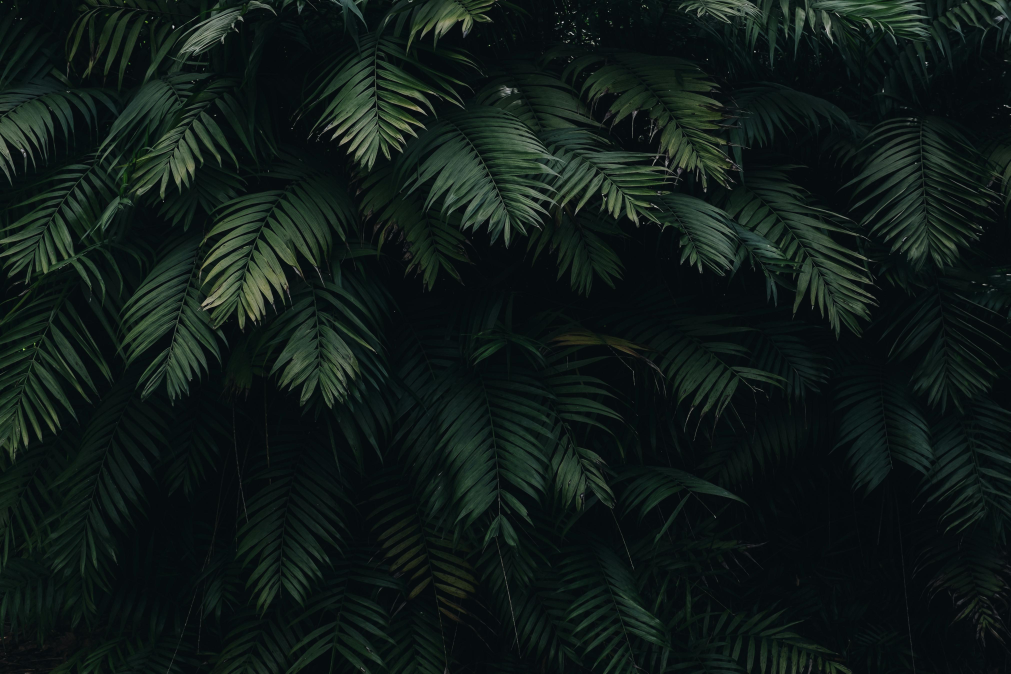
#> input picture mixed-media/images/pexels-catiamatos-1072179.jpg, 4042 x 2695 px (shown at 1/4 size)
$ python export_logo_raster.py --src ../mixed-media/images/pexels-catiamatos-1072179.jpg --out out
#> lines starting #> are read from the running program, lines starting #| are printed output that depends on the picture
#!/usr/bin/env python3

"""
Export rasterized logo assets (PNG squares, PDF at specified DPI, and raster EPS)
from a source image without any hardcoded paths.

Usage examples:

    1) Basic export (default sizes 256,512,1024,2048 and PDF at 300 DPI):

         python3 scripts/export_logo_raster.py \
             --src /path/to/logo.png \
             --out /path/to/exports

    2) Custom base name, sizes, and PDF DPI:

         python3 scripts/export_logo_raster.py \
             --src ./logo.png \
             --out ./out \
             --name brandmark \
             --sizes 128,256,512 \
             --pdf-dpi 300

Notes:
- No hardcoded paths; you must provide --src and --out.
- Requires Pillow: pip install pillow
- PNG exports preserve aspect ratio and are padded to square with transparent background.
- EPS export is raster-only (RGB, no alpha channel).
"""

import argparse
from PIL import Image
from pathlib import Path
from typing import List


def parse_args() -> argparse.Namespace:
    parser = argparse.ArgumentParser(
        description="Export rasterized logo assets at multiple sizes, plus PDF (300 DPI) and EPS."
    )
    parser.add_argument(
        "--src",
        required=True,
        type=Path,
        help="Path to source logo image (PNG recommended).",
    )
    parser.add_argument(
        "--out",
        required=True,
        type=Path,
        help="Output directory to write exported assets.",
    )
    parser.add_argument(
        "--name",
        required=False,
        help="Base name to use for output files (default: derived from source filename).",
    )
    parser.add_argument(
        "--sizes",
        required=False,
        default="256,512,1024,2048",
        help="Comma-separated square sizes for PNG exports (default: 256,512,1024,2048).",
    )
    parser.add_argument(
        "--pdf-dpi",
        type=int,
        default=300,
        help="DPI for PDF export (default: 300).",
    )
    return parser.parse_args()


def parse_sizes(s: str) -> List[int]:
#> called with s = '256,512,1024,2048'
    vals = []
    for part in s.split(","):
        part = part.strip()
        if not part:
            continue
        try:
            vals.append(int(part))
        except ValueError:
            raise SystemExit(f"Invalid size value: {part}")
    if not vals:
        raise SystemExit("No valid sizes provided.")
    return vals


def main() -> int:
    args = parse_args()

    src_png: Path = args.src
    out_dir: Path = args.out
    out_dir.mkdir(parents=True, exist_ok=True)

    if not src_png.exists():
        print("Source image not found:", src_png)
        return 1

    base_name = args.name if args.name else src_png.stem
    sizes = parse_sizes(args.sizes)

    # Load source image (prefer RGBA for transparent canvas handling)
    img = Image.open(src_png).convert("RGBA")

    # Generate square PNGs with transparent padding
    for size in sizes:
        w, h = img.size
        if w >= h:
            new_w = size
            new_h = int(size * h / w)
        else:
            new_h = size
            new_w = int(size * w / h)

        resized = img.resize((new_w, new_h), Image.LANCZOS)
        out_png = out_dir / f"{base_name}_{size}x{size}.png"

        # create square canvas with transparent background
        canvas = Image.new("RGBA", (size, size), (255, 255, 255, 0))
        canvas.paste(resized, ((size - new_w) // 2, (size - new_h) // 2), resized)
        canvas.save(out_png)
        print("Saved", out_png)
#> this loop made 4 passes
#> pass 1, in main, `resized = img.resize((new_w, new_h), Image.LANCZOS)`:
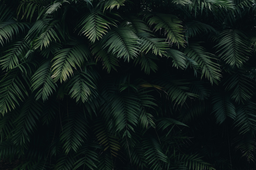
#> resized: PIL image 256x170 RGBA; mean R, G, B, A 16.1, 26.3, 23.5, 255
#> pass 1, in main, `canvas.save(out_png)`:
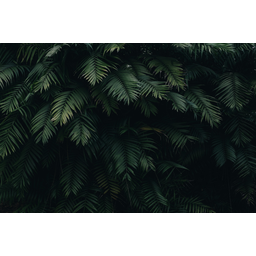
#> saved as pexels-catiamatos-1072179_256x256.png: PIL image 256x256 RGBA; mean R, G, B, A 96.3, 103.1, 101.3, 169.3; transparent parts drawn white
#> pass 2, in main, `resized = img.resize((new_w, new_h), Image.LANCZOS)`:
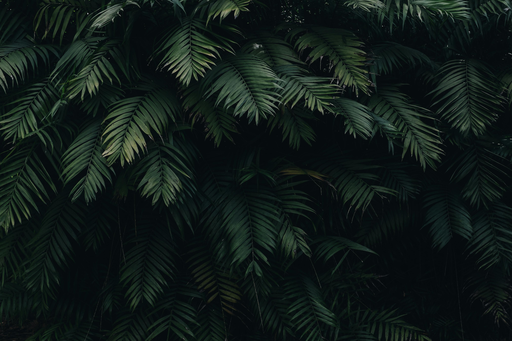
#> resized: PIL image 512x341 RGBA; mean R, G, B, A 16.1, 26.3, 23.5, 255

    # High-resolution PDF export (embed raster at specified DPI)
    pdf_img = img.copy()
    pdf_rgb = pdf_img.convert("RGB")
#> pdf_rgb is the input picture: PIL image 4042x2695 RGB; mean R, G, B 16.1, 26.3, 23.5
    pdf_out = out_dir / f"{base_name}_print_{args.pdf_dpi}dpi.pdf"
    pdf_rgb.save(pdf_out, format="PDF", resolution=args.pdf_dpi)
    print("Saved", pdf_out)

    # Raster EPS export (note: not a vector EPS)
    eps_out = out_dir / f"{base_name}_raster.eps"
    eps_rgb = img.convert("RGB")
    eps_rgb.save(eps_out, format="EPS")
    print("Saved", eps_out)

    print("All exports complete in", out_dir)
    return 0


if __name__ == "__main__":
    raise SystemExit(main())
#> (the program exits here)

$ run again, on mixed-media/images/pexels-jmeyer1220-632280.jpg
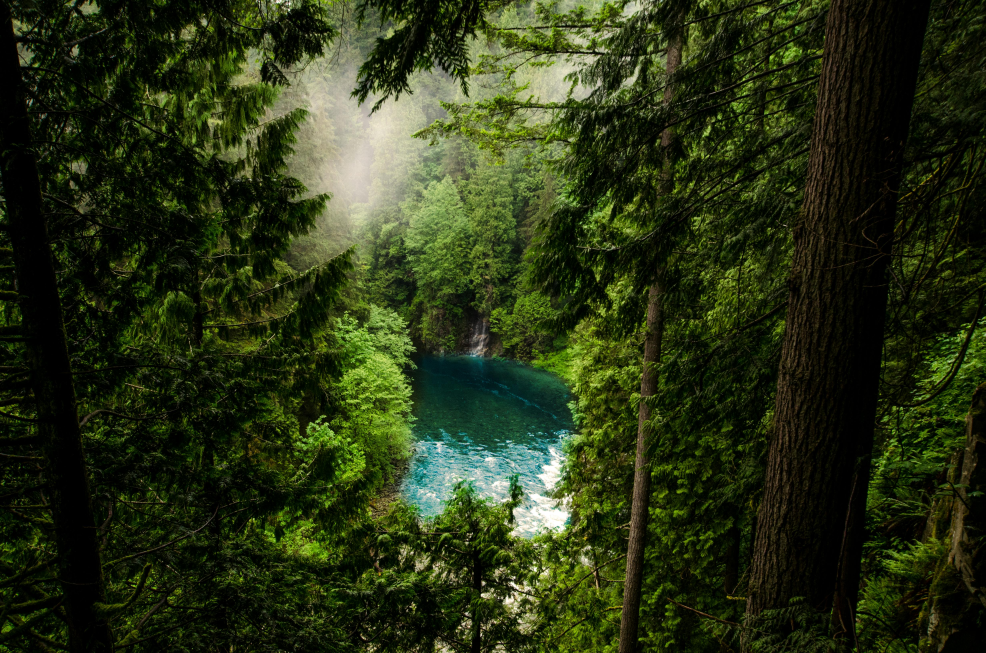
#> input picture mixed-media/images/pexels-jmeyer1220-632280.jpg, 4928 x 3264 px (shown at 1/5 size)
#> the loop in main, `for size in sizes:` made 4 passes
#> pass 1, in main, `canvas.save(out_png)`:
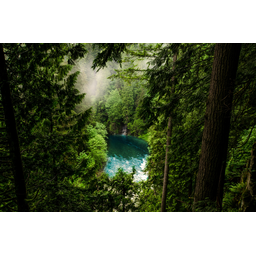
#> saved as pexels-jmeyer1220-632280_256x256.png: PIL image 256x256 RGBA; mean R, G, B, A 113.8, 120.4, 101.1, 168.3; transparent parts drawn white
#> after the loop in main, `for size in sizes:`:
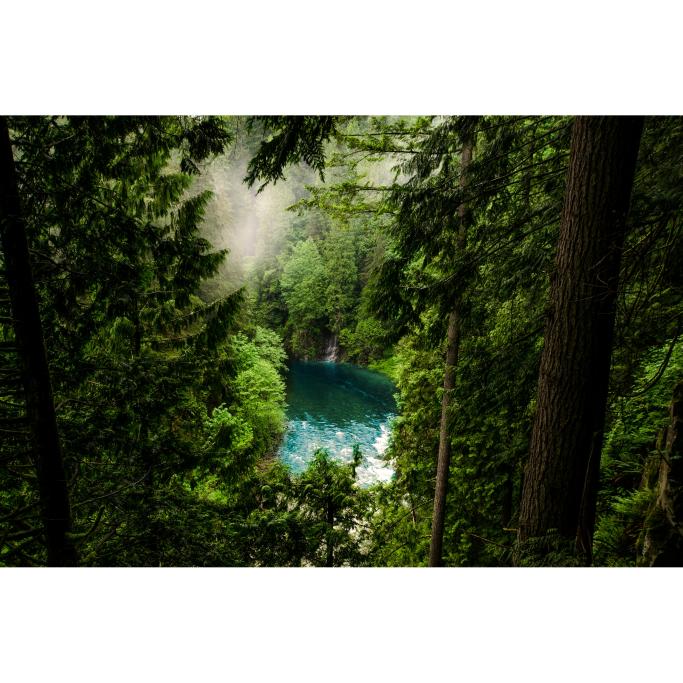
#> canvas: PIL image 2048x2048 RGBA (shown at 1/3 size); mean R, G, B, A 113.4, 120, 100.7, 168.8; transparent parts drawn white
#> in main, pdf_rgb is the input picture: PIL image 4928x3264 RGB; mean R, G, B 41.1, 51.1, 21.8
